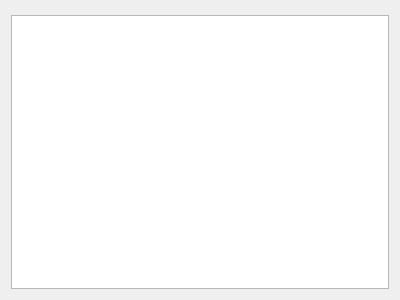
<?xml version="1.0" encoding="UTF-8"?>
<ui version="4.0">
 <class>ComTableWid</class>
 <widget class="QWidget" name="ComTableWid">
  <property name="geometry">
   <rect>
    <x>0</x>
    <y>0</y>
    <width>400</width>
    <height>300</height>
   </rect>
  </property>
  <property name="windowTitle">
   <string>Form</string>
  </property>
  <layout class="QGridLayout" name="gridLayout">
   <property name="topMargin">
    <number>15</number>
   </property>
   <item row="0" column="0">
    <widget class="QTableWidget" name="tableWidget">
     <property name="styleSheet">
      <string notr="true">color:rgb(0,0,0)</string>
     </property>
    </widget>
   </item>
  </layout>
 </widget>
 <resources/>
 <connections/>
</ui>
